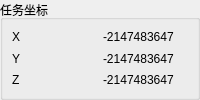
       <widget class="QGroupBox" name="gb_xyzAimpos">
        <property name="title">
         <string>任务坐标</string>
        </property>
        <layout class="QGridLayout" name="gridLayout_10">
         <property name="leftMargin">
          <number>9</number>
         </property>
         <property name="topMargin">
          <number>9</number>
         </property>
         <property name="rightMargin">
          <number>9</number>
         </property>
         <property name="bottomMargin">
          <number>9</number>
         </property>
         <item row="0" column="0">
          <widget class="QLabel" name="label_25">
           <property name="text">
            <string>X</string>
           </property>
          </widget>
         </item>
         <item row="0" column="1">
          <widget class="QLabel" name="lab_AimPhyPosX">
           <property name="text">
            <string>-2147483647</string>
           </property>
          </widget>
         </item>
         <item row="1" column="0">
          <widget class="QLabel" name="label_26">
           <property name="text">
            <string>Y</string>
           </property>
          </widget>
         </item>
         <item row="1" column="1">
          <widget class="QLabel" name="lab_AimPhyPosY">
           <property name="text">
            <string>-2147483647</string>
           </property>
          </widget>
         </item>
         <item row="2" column="0">
          <widget class="QLabel" name="label_27">
           <property name="text">
            <string>Z</string>
           </property>
          </widget>
         </item>
         <item row="2" column="1">
          <widget class="QLabel" name="lab_AimPhyPosZ">
           <property name="text">
            <string>-2147483647</string>
           </property>
          </widget>
         </item>
        </layout>
       </widget>
